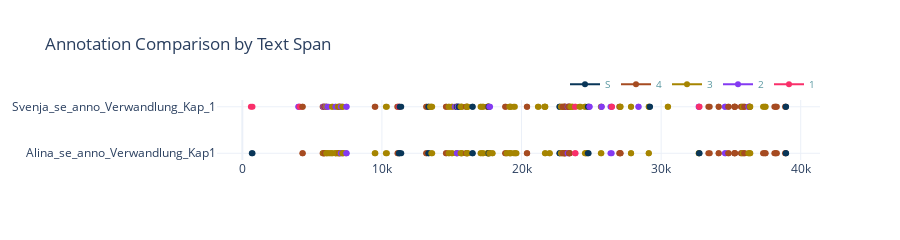

Notebook source saved alongside this figure:
### Markdown cell above
### Compare annotation properties <a class="anchor" id="2.3"></a>

The tag is only one level of CATMA annotations.
If you want to compare annotations by their properties this is possible too.
In the demo project the annotations have the property 'representation_type' to evaluate if a speech
or mental event is referenced in the text:

### Code cell
my_project.compare_annotation_collections(
    annotation_collections=['Alina_se_anno_Verwandlung_Kap1', 'Svenja_se_anno_Verwandlung_Kap_1'],
    color_col='prop:loudness'
)
